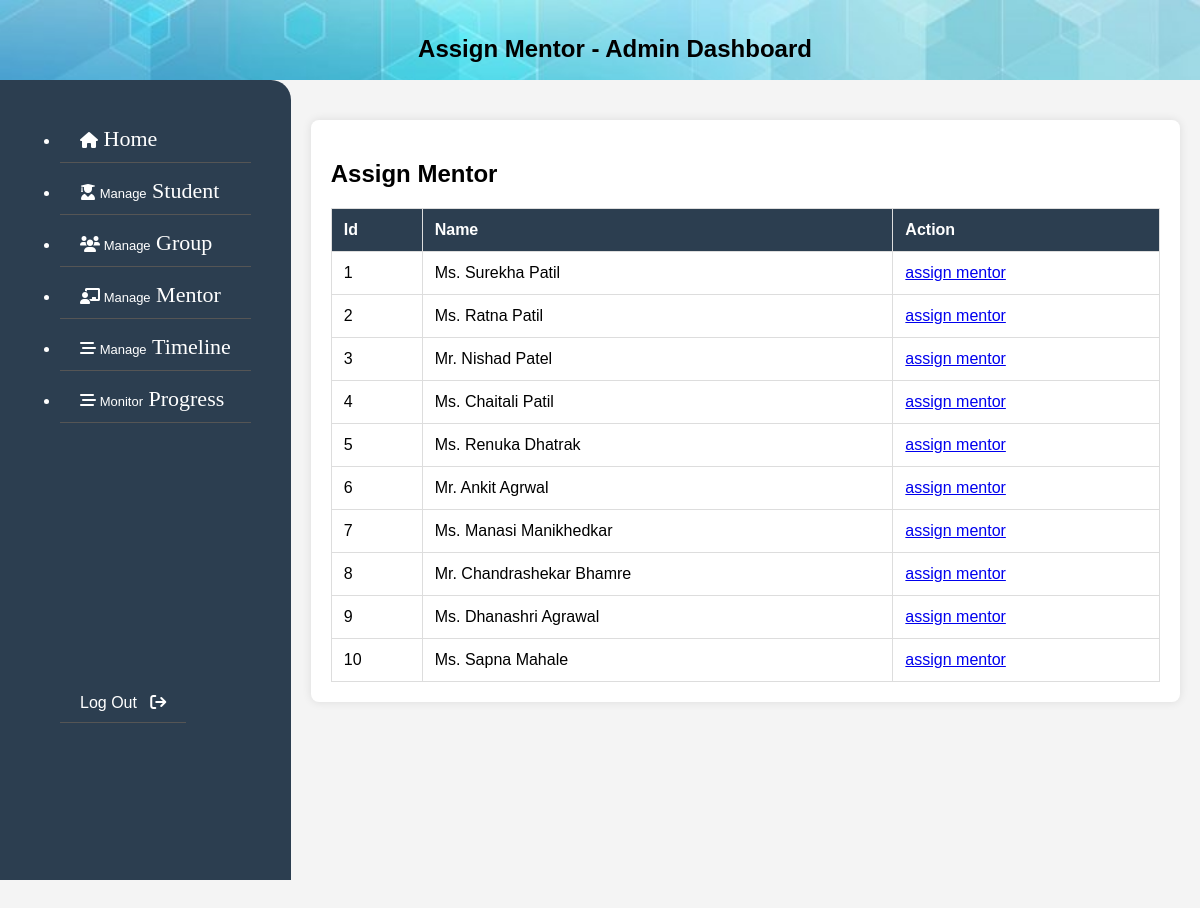
The page /Admin/assignmentor.php on the database its author committed.
### tables this page shows
CREATE TABLE `mentor` (
  `id` int(4) NOT NULL,
  `firstname` varchar(25) NOT NULL,
  `lastname` varchar(25) NOT NULL,
  `mobileno` varchar(10) NOT NULL,
  `email` varchar(50) NOT NULL,
  `gender` varchar(6) NOT NULL,
  `password` varchar(12) NOT NULL,
  `status` varchar(6) NOT NULL
);

### Admin/assignmentor.php (the view, shortened to what this page needs)
<!DOCTYPE html>
<html lang="en">
<head>
    <link rel="stylesheet" href="https://cdnjs.cloudflare.com/ajax/libs/font-awesome/6.0.0-beta3/css/all.min.css" />
</head>
<?php
include "config.php";
$st='status';
$selectMentorsQuery = "SELECT * FROM mentor WHERE $st !='remove'";
$mentorResult = mysqli_query($con, $selectMentorsQuery);
$year = $_GET['year'];
?>
<body>
    <header>
        <h2>Assign Mentor - Admin Dashboard</h2>
    </header>
    <div id="container">
        <div id="sidebar">
        <div id="menu">
                <ul>
                <li><a href="newhome.php?year=<?php echo $year; ?>"><i class="fas fa-home"></i><span style="font-size:22px;font-family: 'cursive';">&nbsp;Home</span></a></li>
                        <li><a><i class="fas fa-user-graduate"></i><span style="font-size:13px;"> Manage</span><span
                                style="font-size:22px;font-family: 'cursive';">&nbsp;Student</span></a>
                    </li>
                    <li><a href="groupmanagement.php?year=<?php echo $year; ?>"><i class="fas fa-users"></i><span
                                style="font-size:13px;"> Manage</span><span
                                style="font-size:22px;font-family: 'cursive';">&nbsp;Group</span></a></li>
                    <li><a href="menmanagement.php?year=<?php echo $year; ?>"><i
                                class="fas fa-chalkboard-teacher"></i><span style="font-size:13px;"> Manage</span><span
                                style="font-size:22px;font-family: 'cursive';">&nbsp;Mentor</a></li>
                    <li><a><i class="fas fa-stream"></i><span style="font-size:13px;"> Manage</span><span
                                style="font-size:22px;font-family: 'cursive';">&nbsp;Timeline</span></a>
                    </li>
                    <li><a><i class="fas fa-stream"></i><span style="font-size:13px;"> Monitor</span><span
                                style="font-size:22px;font-family: 'cursive';">&nbsp;Progress</span></a>
                    </li>
                </ul>
            </div>
            <br><br><br><br><br><br>
            <div id="menu">
                <ul style="  list-style-type: none;">
                    <li><a href="../index.php?year=<?php echo $year; ?>">Log Out&nbsp;&nbsp;&nbsp;<i
                                class="fas fa-sign-out"></i></a></li>
                </ul>
            </div>
        </div>
        <div id="content">
            <div id="student-management" class="students">
                <h2>Assign Mentor</h2>
                <table>
                    <thead>
                        <tr>
                            <th>Id</th>
                            <th>Name</th>
                            <th>Action</th>
                        </tr>
                    </thead>
                    <tbody>
                        <?php
                        $iz=1;
                         while ($mentor = mysqli_fetch_assoc($mentorResult)) { ?>
                            <tr>
                                <td><?php echo $iz ?></td>
                                <td><?php
                                 $mgen=$mentor['gender'];
                                 if($mgen=='male')
                                 {
                                     echo 'Mr.';echo ' ';
                                 }else{
                                     echo 'Ms.';echo ' ';
                                 }
                                echo $mentor['firstname'];echo ' ';echo $mentor['lastname'];?></td>
                                <td> <a href="assignm.php?g_id=<?php echo $_GET['g_id'] ?>& m_id=<?php echo $mentor['id'] ?>&year=<?php echo $year; ?>">assign mentor</a></td>
                            </tr>
                        <?php $iz+=1; } ?>
                    </tbody>
                </table>
            </div>
        </div>
    </div>
</body>
</html>

### Admin/assignmentor.php (style rules this page uses)
body { font-family: 'Arial', sans-serif; margin: 0; padding: 0; background-color: #f4f4f4; overflow: hidden; }
header { background-color: #dbdbdb; color: #000000; padding: 15px; text-align: center; width:100%; height:50px; background-image: url('../images/header.jpg'); background-size:cover; background-repeat: no-repeat; }
#container { display: flex; height: 100vh; }
#content { background-repeat: no-repeat; background-size: 200px; background-position: center; flex-grow: 1; padding: 20px; height: 100%; overflow-x: auto; }
.students { background-color: #fff; padding: 20px; margin-top: 20px; border-radius: 8px; box-shadow: 0 0 10px rgba(0, 0, 0, 0.1); }
table { width:100%; border-collapse: collapse; margin-top: 20px; }
th, td { padding: 12px; border: 1px solid #ddd; text-align: left; }
th { background-color: #2c3e50; color: #fff; }
#sidebar { width: max-content; background-color: #2c3e50; color: #fff; padding: 20px; box-sizing: border-box; display: flex; flex-direction: column; border-top-right-radius:20px; }
#menu { flex-grow: 1; width: max-content; margin-left: 40px; margin-right: 20px; }
#menu ul { padding-left: 0; }
#menu li { position: relative; }
#menu a { display: block; color: #fff; text-decoration: none; padding: 10px 20px; margin-bottom: 5px; border-bottom: 1px solid #555; text-align: left; }

### rows shown on the page
mentor: gender "Ms.", firstname "Surekha", lastname "Patil"
mentor: gender "Ms.", firstname "Ratna", lastname "Patil"
mentor: gender "Mr.", firstname "Nishad", lastname "Patel"
mentor: gender "Ms.", firstname "Chaitali", lastname "Patil"
mentor: gender "Ms.", firstname "Renuka", lastname "Dhatrak"
mentor: gender "Mr.", firstname "Ankit", lastname "Agrwal"
mentor: gender "Ms.", firstname "Manasi", lastname "Manikhedkar"
mentor: gender "Mr.", firstname "Chandrashekar", lastname "Bhamre"
mentor: gender "Ms.", firstname "Dhanashri", lastname "Agrawal"
mentor: gender "Ms.", firstname "Sapna", lastname "Mahale"
